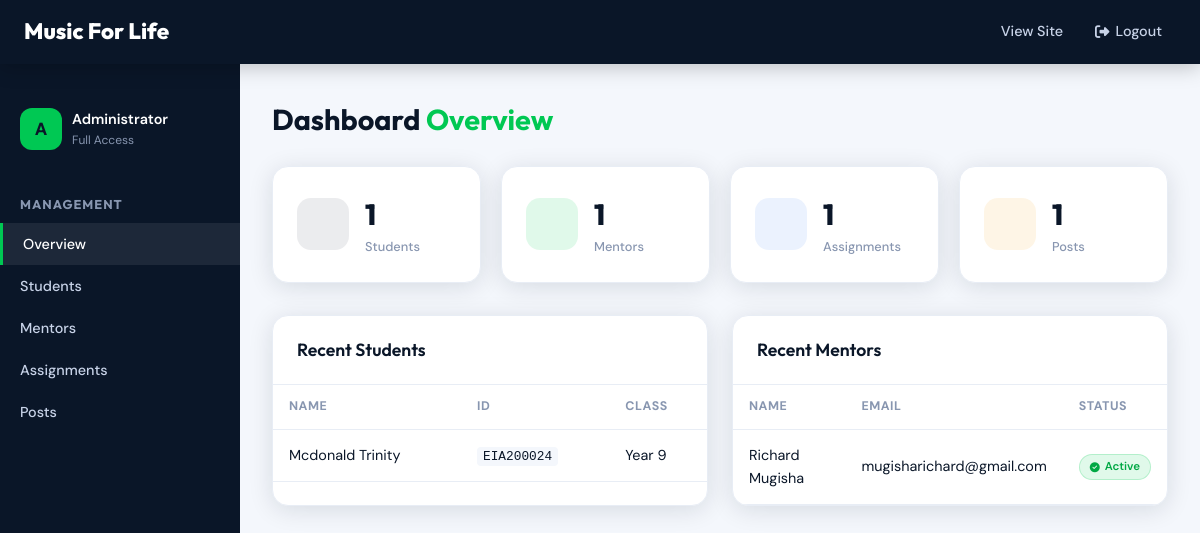
Screenshot of /admin/dashboard (signed in) with the database file from the repository.
### models.py (models this page shows)
class Student(db.Model):
    __tablename__      = 'students'
    id                 = db.Column(db.Integer,    primary_key=True)
    student_id         = db.Column(db.String(20), unique=True, nullable=False)
    full_name          = db.Column(db.String(100), nullable=False)
    class_name         = db.Column(db.String(50))
    school             = db.Column(db.String(100))
    last_promoted_year = db.Column(db.Integer,    nullable=True)
    profile_picture    = db.Column(db.String(200), default='')
    theme              = db.Column(db.String(20),  default='light')
    chat_bg            = db.Column(db.String(300), default='')
    last_seen          = db.Column(db.DateTime,    nullable=True)
    created_at         = db.Column(db.DateTime,    default=datetime.utcnow)

class Mentor(db.Model):
    __tablename__   = 'mentors'
    id              = db.Column(db.Integer,    primary_key=True)
    mentor_name     = db.Column(db.String(100), nullable=False)
    mentor_email    = db.Column(db.String(150), unique=True, nullable=False)
    password_hash   = db.Column(db.String(256), nullable=True)
    password_set    = db.Column(db.Boolean,     default=False)
    profile_picture = db.Column(db.String(200), default='')
    theme           = db.Column(db.String(20),  default='light')
    chat_bg         = db.Column(db.String(300), default='')
    bio             = db.Column(db.String(300), default='')
    last_seen       = db.Column(db.DateTime,    nullable=True)
    created_at      = db.Column(db.DateTime,    default=datetime.utcnow)

### app.py (the view)
@app.route('/admin/dashboard')
def admin_dashboard():
    if session.get('role') != 'admin': return redirect(url_for('admin_login'))
    students   = Student.query.order_by(Student.created_at.desc()).all()
    mentors    = Mentor.query.order_by(Mentor.created_at.desc()).all()
    posts      = Post.query.order_by(Post.timestamp.desc()).all()
    raw_assign = MentorAssignment.query.all()
    mentor_map  = {m.id: m.mentor_name for m in mentors}
    student_map = {s.id: s.full_name   for s in students}
    assignments = [{'id': a.id, 'mentor_id': a.mentor_id, 'student_id': a.student_id,
                    'mentor_name': mentor_map.get(a.mentor_id,'Unknown'),
                    'student_name': student_map.get(a.student_id,'Unknown')} for a in raw_assign]
    return render_template('admin/dashboard.html', students=students, mentors=mentors,
                           posts=posts, assignments=assignments)

### app.py (called while the page is built)
@app.before_request
def _update_presence():
    role = session.get('role'); uid = session.get('user_id')
    if role in ('student', 'mentor') and uid:
        touch_last_seen(role, uid)

@app.context_processor
def inject_globals():
    return dict(current_user=current_user, hasattr=hasattr, session=session)

### templates/admin/dashboard.html (shortened to what this page needs)
<!DOCTYPE html>
<html lang="en">
<head>
  <link rel="stylesheet" href="{{ url_for('static', filename='css/main.css') }}">
  <link rel="stylesheet" href="https://cdnjs.cloudflare.com/ajax/libs/font-awesome/6.5.0/css/all.min.css">
</head>
<body>
<nav class="navbar">
  <div class="navbar-brand">Music For Life</div>
  <div class="nav-links">
    <a href="{{ url_for('index') }}" class="nav-link"><span>View Site</span></a>
    <a href="{{ url_for('logout') }}" class="nav-link">
      <i class="fa-solid fa-right-from-bracket"></i><span>Logout</span>
    </a>
  </div>
</nav>
<div class="admin-layout">
  <div class="admin-sidebar">
    <div style="padding:20px;">
      <div style="display:flex;align-items:center;gap:10px;margin-bottom:24px;">
        <div style="width:42px;height:42px;border-radius:12px;background:var(--green);
                    display:flex;align-items:center;justify-content:center;
                    color:var(--navy);font-weight:800;font-size:1.1rem;">A</div>
        <div>
          <p style="color:var(--white);font-weight:600;font-size:.9rem;">Administrator</p>
          <p style="color:var(--gray-400);font-size:.75rem;">Full Access</p>
        </div>
      </div>
    </div>
    <p class="admin-sidebar-title">Management</p>
    <button class="admin-nav-item active" id="nav-overview"    onclick="showSection('overview')"> Overview</button>
    <button class="admin-nav-item"        id="nav-students"    onclick="showSection('students')"> Students</button>
    <button class="admin-nav-item"        id="nav-mentors"     onclick="showSection('mentors')"> Mentors</button>
    <button class="admin-nav-item"        id="nav-assignments" onclick="showSection('assignments')">Assignments</button>
    <button class="admin-nav-item"        id="nav-posts"       onclick="showSection('posts')"> Posts</button>
  </div>
  <div class="admin-content">
    <div id="section-overview" class="admin-section active">
      <h2 class="page-title" style="margin-bottom:24px;">Dashboard <span>Overview</span></h2>
      <div class="stats-row">
        <div class="stat-card animate-in">
          <div class="stat-icon navy"></div>
          <div><div class="stat-val">{{ students|length }}</div><div class="stat-lbl">Students</div></div>
        </div>
        <div class="stat-card animate-in animate-delay-1">
          <div class="stat-icon green"></div>
          <div><div class="stat-val">{{ mentors|length }}</div><div class="stat-lbl">Mentors</div></div>
        </div>
        <div class="stat-card animate-in animate-delay-2">
          <div class="stat-icon blue"></div>
          <div><div class="stat-val">{{ assignments|length }}</div><div class="stat-lbl">Assignments</div></div>
        </div>
        <div class="stat-card animate-in animate-delay-3">
          <div class="stat-icon orange"></div>
          <div><div class="stat-val">{{ posts|length }}</div><div class="stat-lbl">Posts</div></div>
        </div>
      </div>
      <div style="display:grid;grid-template-columns:1fr 1fr;gap:24px;">
        <div class="card animate-in">
          <div class="card-header"><h3>Recent Students</h3></div>
          <div class="card-body" style="padding:0;">
            <table class="admin-table">
              <thead><tr><th>Name</th><th>ID</th><th>Class</th></tr></thead>
              <tbody>
                {% for s in students[:5] %}
                <tr>
                  <td>{{ s.full_name }}</td>
                  <td><code style="background:var(--off-white);padding:2px 6px;border-radius:4px;font-size:.8rem;">{{ s.student_id }}</code></td>
                  <td>{{ s.class_name or '–' }}</td>
                </tr>
                {% else %}
                <tr><td colspan="3" style="text-align:center;color:var(--gray-400);padding:24px;">No students yet.</td></tr>
                {% endfor %}
              </tbody>
            </table>
          </div>
        </div>
        <div class="card animate-in animate-delay-1">
          <div class="card-header"><h3>Recent Mentors</h3></div>
          <div class="card-body" style="padding:0;">
            <table class="admin-table">
              <thead><tr><th>Name</th><th>Email</th><th>Status</th></tr></thead>
              <tbody>
                {% for m in mentors[:5] %}
                <tr>
                  <td>{{ m.mentor_name }}</td>
                  <td>{{ m.mentor_email }}</td>
                  <td>
                    {% if m.password_set %}
                      <span class="status-badge active"><i class="fa-solid fa-circle-check"></i> Active</span>
                    {% else %}
                      <span class="status-badge pending"><i class="fa-solid fa-clock"></i> Pending</span>
                    {% endif %}
                  </td>
                </tr>
                {% else %}
                <tr><td colspan="3" style="text-align:center;color:var(--gray-400);padding:24px;">No mentors yet.</td></tr>
                {% endfor %}
              </tbody>
            </table>
          </div>
        </div>
      </div>
    </div>
  </div>
</div>
</body>
</html>

### templates/admin/dashboard.html (style rules this page uses)
.status-badge { display:inline-flex;align-items:center;gap:5px; font-size:11.5px;font-weight:600;padding:3px 10px;border-radius:99px;white-space:nowrap; }
.status-badge.active { background:rgba(0,200,83,.12);color:var(--green-dark,#1a9e50);border:1px solid rgba(0,200,83,.2); }
.status-badge i { font-size:10px; }

### rows the page displays
Student: full_name "Mcdonald Trinity", student_id "EIA200024", class_name "Year 9"
Mentor: mentor_name "Richard Mugisha", mentor_email "mugisharichard@gmail.com", password_set True (drawn)

### other values shown
{{ students|length }} "1"
{{ mentors|length }} "1"
{{ assignments|length }} "1"
{{ posts|length }} "1"
